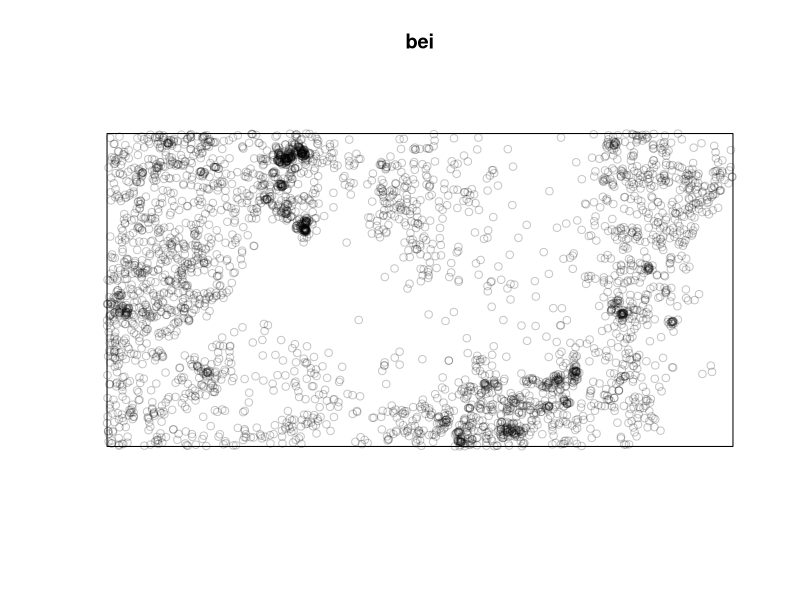
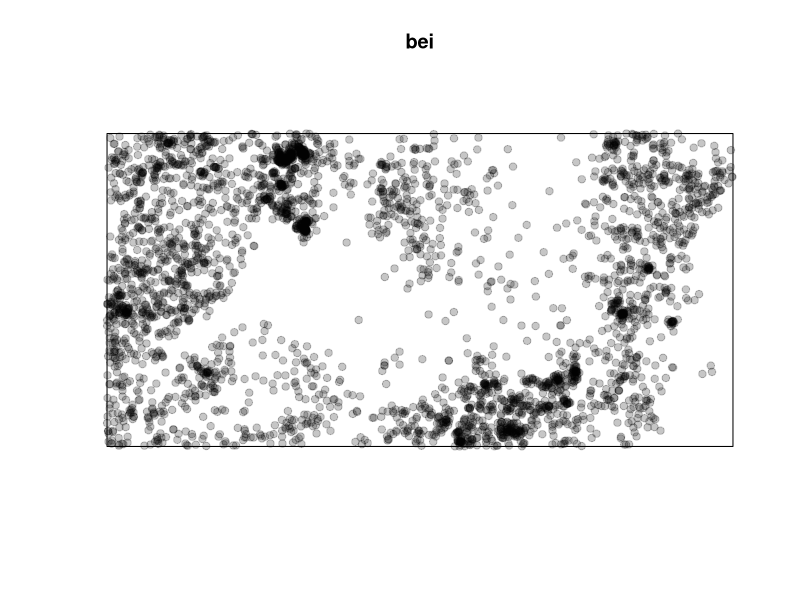
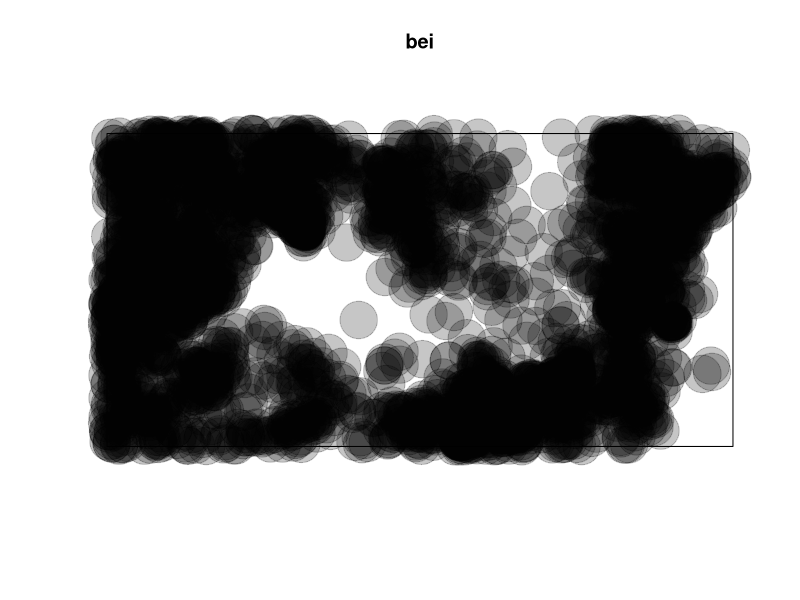
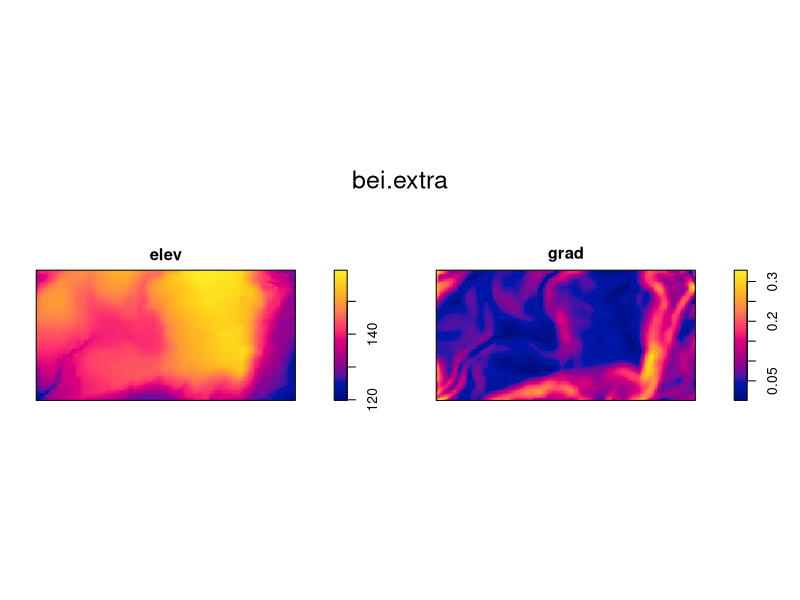
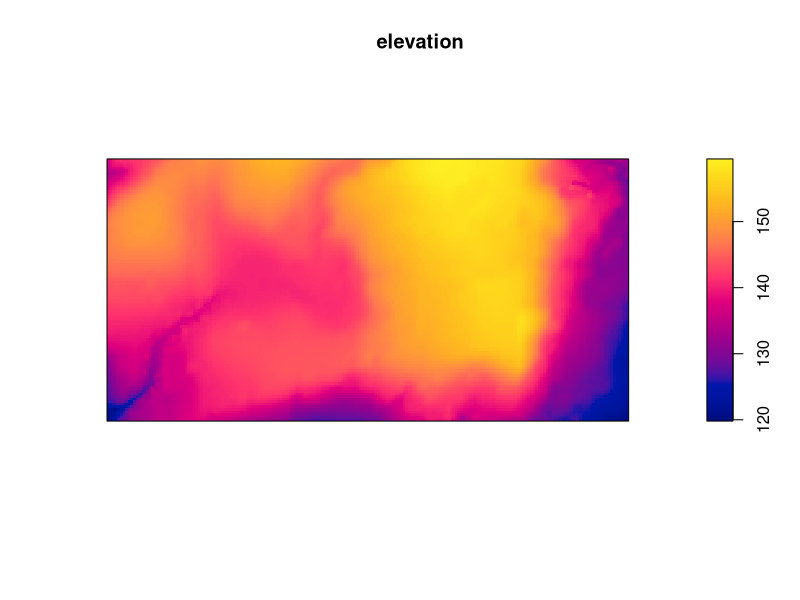
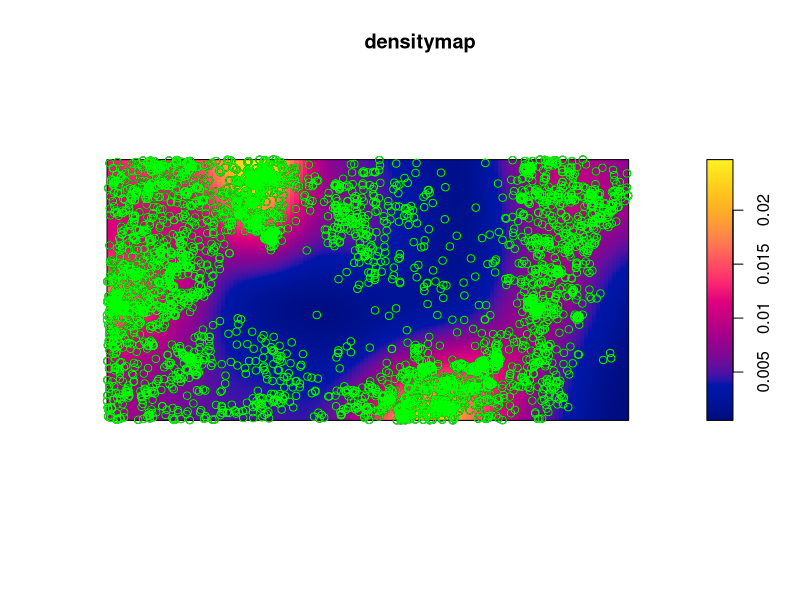

Recreate these plots in R, in order.
#how to calculate the density of individuals in a population

#installing the spatstat package
install.packages("spatstat")

#recalling the package
library(spatstat)

#dataset
bei 


plot(bei)

plot(bei, pch=19)

plot(bei, pch=19, cex=5)

bei.extra
plot(bei.extra)

#extracting data
elevation <- bei.extra$elev
plot(elevation)

elevation <- bei.extra[[1]] #same extraction thing but without using the dollar 

#density map starting from individual points
densitymap <- density(bei)
densitymap   #i can just write this because i have already assign

plot(densitymap)  
points(bei)
points(bei, col="green")
